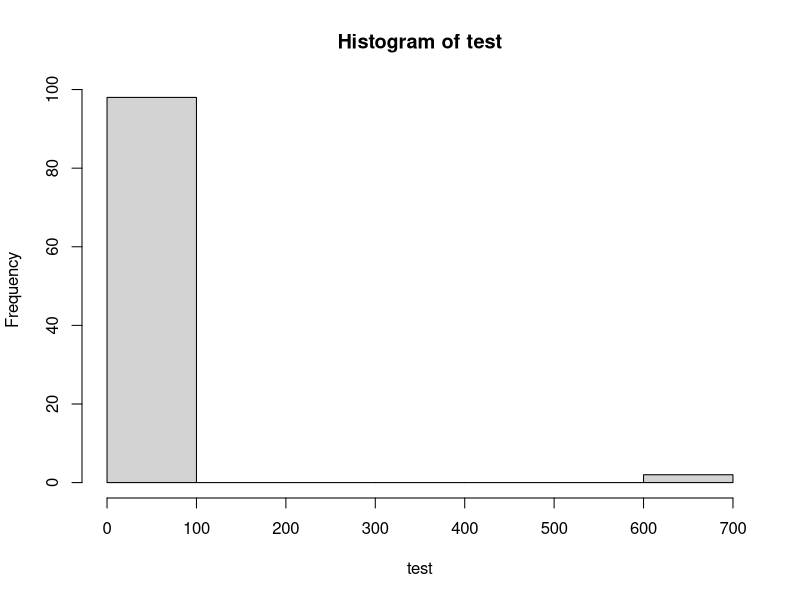

Generate this figure with R: (Note: this script raises an error after producing the figure.)
## ---- chunk 1
suppressPackageStartupMessages(library(dplyr))
suppressPackageStartupMessages(library(magrittr))
set.seed(1234)
file.copy(from = "Writing_Functions.md", "README.md", overwrite = TRUE)
## ---- chunk 2
outlier <- function(x) {
  x_median <- median(x, na.rm = TRUE)
  x_mad <- mad(x, na.rm = TRUE)
  out_log <- abs(x - x_median) / x_mad > 4
  out_index <- which(out_log)
  return(out_index)
}
## ---- chunk 3
test <- c(rpois(98, lambda = 25),
          rpois(2, lambda = 625))
hist(test)
## ---- chunk 4
outlier(test)
test[outlier(test)]
## ---- chunk 5
outlier <- function(x, crit = 4, na.rm = TRUE) {
  x_median <- median(x, na.rm = na.rm)
  x_mad <- mad(x, na.rm = na.rm)
  out_log <- abs(x - x_median) / x_mad > crit
  out_index <- which(out_log)
  return(out_index)
}
## ---- chunk 6
outlier(test)
test[outlier(test)]
outlier(test, crit = 3)
test[outlier(test, 3)]
## ---- chunk 7
outlier <- function(x, crit = 4, na.rm = TRUE) {
  x_median <- median(x, na.rm = na.rm)
  x_mad <- mad(x, na.rm = na.rm)
  out_log <- abs(x - x_median) / x_mad > crit
  out_index <- which(out_log)
  return(list(value = x[out_index],
              index = out_index))
}
outlier(test)
## ---- chunk 8
outlier <- function(x, crit = 4, na.rm = TRUE) {
  if (!is.numeric(x)) {
    stop("x must be numeric")
  }
  if (all(is.na(x))) {
    stop("x values are all NA")
  }
  if (!is.numeric(crit)) {
    stop("crit must be numeric")
  }
  if (length(crit) > 1) {
    crit <- crit[1]
    warning("length(crit) > 1, only the first element was used")
  }
  if (is.na(crit)) {
    warning("crit value is NA")
  } else if (crit < 0) {
    crit <- abs(crit)
    warning("crit < 0, abs(crit) used instead")
  }
  x_median <- median(x, na.rm = na.rm)
  x_mad <- mad(x, na.rm = na.rm)
  out_log <- abs(x - x_median) / x_mad > crit
  out_index <- which(out_log)
  return(list(value = x[out_index],
              index = out_index))
}
## ---- chunk 9
outlier(letters)
outlier(test, c(4, 2))
## ---- chunk 10
outlier(rep(as.integer(NA), 50))
outlier(test, -4)
## ---- chunk 11
outlier(test, TRUE)
outlier(test, as.integer(NA))
## ---- chunk 12
#' Get Robustly Identified Outliers
#'
#' @param x a numeric vector of data
#' @param crit a nonnegative numeric value
#' @param na.rm logical -- passed to median() and mad()
#' 
#' @details Calculates the median of x and the robustly estimated 
#' standard deviation of x, using the mad() function.  If the 
#' absolute difference between the median and a value of x is 
#' greater than crit robust standard deviations, then the value is 
#' considered an outlier.
#'
#' @return a list with two elements: value is a numeric vector of
#' outliers, and index is an integer vector of outlier indices
#' @export

outlier <- function(x, crit = 4, na.rm = FALSE) {
  if (!is.numeric(x)) {
    stop("x must be numeric")
  }
  if (all(is.na(x))) {
    stop("x values are all NA")
  }
  if (!is.numeric(crit)) {
    stop("crit must be numeric")
  }
  if (length(crit) > 1) {
    crit <- crit[1]
    warning("length(crit) > 1, only the first element was used")
  }
  if (is.na(crit)) {
    warning("crit value is NA")
  } else if (crit < 0) {
    crit <- abs(crit)
    warning("crit < 0, abs(crit) used instead")
  }
  x_median <- median(x, na.rm = na.rm)
  x_mad <- mad(x, na.rm = na.rm)
  out_log <- abs(x - x_median) / x_mad > crit
  out_index <- which(out_log)
  return(out_index)
}
## ---- chunk 13
add_five <- function(x) {
  x + 5
}
add_five(pi)
## ---- chunk 14
add_five <- function(x) {
  invisible(x + 5)
}
add_five(pi)
z <- add_five(sqrt(2))
z
## ---- chunk 15
star <- function(x, y, points, radius, ...) {
  old_par <- par(mar = c(0, 0, 0, 0))
  on.exit(par(old_par))
  symbols(x = x, y = y, 
          stars = matrix(rep(radius * c(1, 0.5), points), nrow = 1), 
          inches = FALSE, ...)
}
star(0, 0, 8, 0.75, bg = "steelblue", lwd = 4, fg = "navy")
## ---- chunk 16
add_pi <- function(x) x + pi
add_pi(cos(pi/2))
## ---- chunk 17
sapply(mtcars, FUN = function(x) median(abs(x - median(x))))
## ---- chunk 18
z <- 5
double_z <- function() {
  return(z * 2)
}
double_z()
## ---- chunk 19
z <- 5
double_z <- function() {
  z <- z * 2
  return(z)
}
double_z()
z
## ---- chunk 20
z <- 5
double_it <- function(x) {
  return(x * 2)
}
z <- double_it(z)
z
